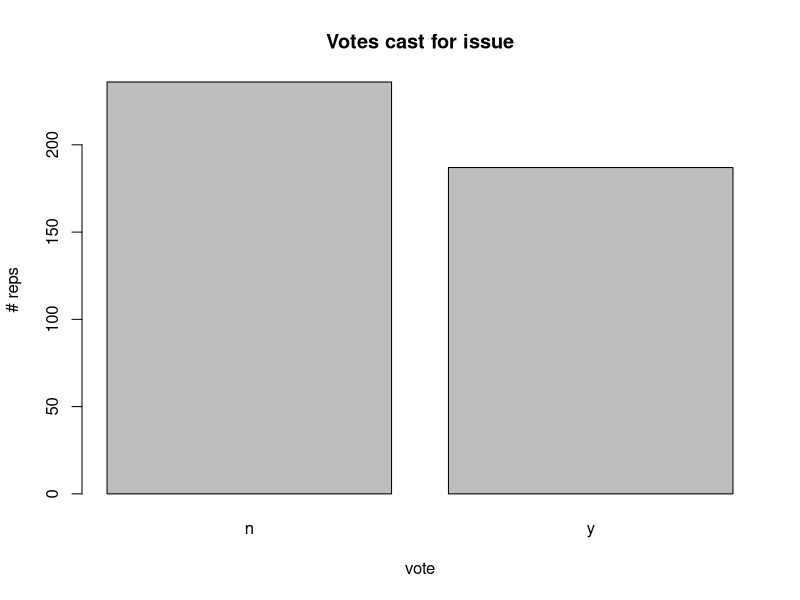
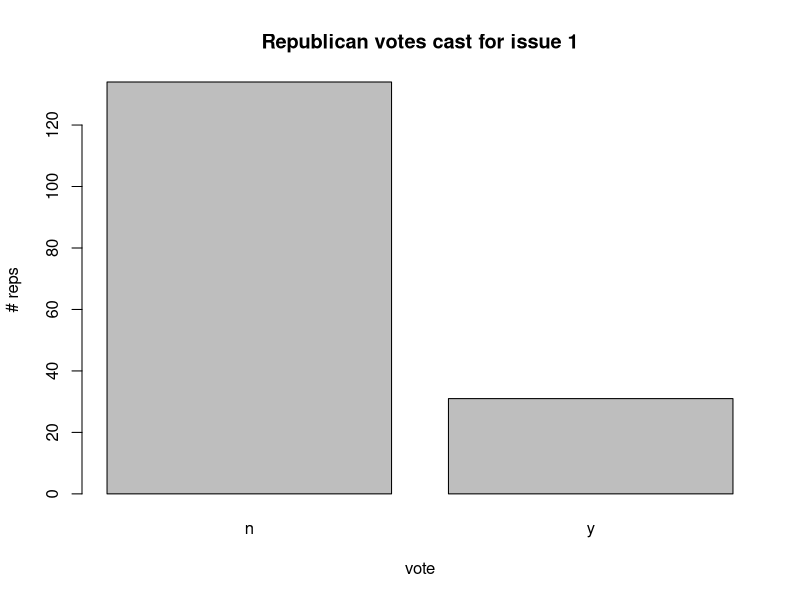
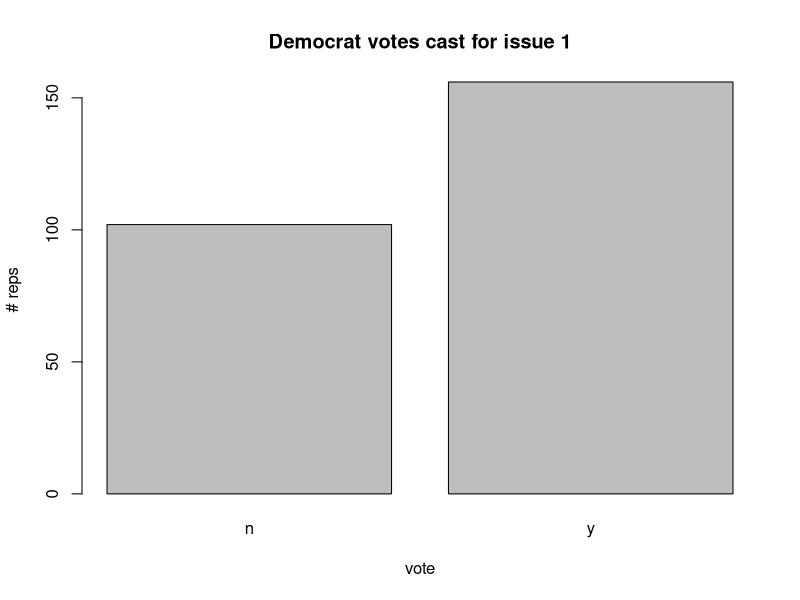

The R script that drew these images, in order:
#load mlbench library
library(mlbench)

#set working directory if needed (modify path as needed)
setwd("D:/Workspace/Data_science/NaiveBayes")

#load HouseVotes84 dataset
data("HouseVotes84")


#barplots for specific issue
plot(as.factor(HouseVotes84[,2]))
title(main="Votes cast for issue", xlab="vote", ylab="# reps")

#by party
plot(as.factor(HouseVotes84[HouseVotes84$Class=='republican',2]))
title(main="Republican votes cast for issue 1", xlab="vote", ylab="# reps")

plot(as.factor(HouseVotes84[HouseVotes84$Class=='democrat',2]))
title(main="Democrat votes cast for issue 1", xlab="vote", ylab="# reps")




#Functions needed for imputation
#function to return number of NAs by vote and class (democrat or republican)
na_by_col_class <- function (col,cls){return(sum(is.na(HouseVotes84[,col]) & HouseVotes84$Class==cls))}

#function to compute the conditional probability that a member of a party will cast a 'yes' vote for
#a particular issue. The probability is based on all members of the party who #actually cast a vote on the issue (ignores NAs).
p_y_col_class <- function(col,cls){
  sum_y<-sum(HouseVotes84[,col]=='y' & HouseVotes84$Class==cls,na.rm = TRUE)
  sum_n<-sum(HouseVotes84[,col]=='n' & HouseVotes84$Class==cls,na.rm = TRUE)
  return(sum_y/(sum_y+sum_n))}

#Check that functions work!
p_y_col_class(2,'democrat') #P(D|v1=y) and ignores NAs
p_y_col_class(2,'republican') #P(R|v1=y) and ignores NAs
na_by_col_class(2,'democrat') # Returns the number of NAs for D
na_by_col_class(2,'republican') # Returns the number of NAs for R



#impute missing values.
for (i in 2:ncol(HouseVotes84)) {
  if(sum(is.na(HouseVotes84[,i])>0)) {
    c1 <- which(is.na(HouseVotes84[,i])& HouseVotes84$Class=='democrat',arr.ind = TRUE)
    c2 <- which(is.na(HouseVotes84[,i])& HouseVotes84$Class=='republican',arr.ind = TRUE)
    HouseVotes84[c1,i] <- ifelse(runif(na_by_col_class(i,'democrat'))<p_y_col_class(i,'democrat'),'y','n')
    HouseVotes84[c2,i] <- ifelse(runif(na_by_col_class(i,'republican'))<p_y_col_class(i,'republican'),'y','n')}
}


#divide into test and training sets
#create new col "train" and assign 1 or 0 in 80/20 proportion via random uniform dist
HouseVotes84[,"train"] <- ifelse(runif(nrow(HouseVotes84))<0.80,1,0)
#get col number of train / test indicator column (needed later)
trainColNum <- grep("train",names(HouseVotes84))
#separate training and test sets and remove training column before modeling
trainHouseVotes84 <- HouseVotes84[HouseVotes84$train==1,-trainColNum]
testHouseVotes84 <- HouseVotes84[HouseVotes84$train==0,-trainColNum]



#load e1071 library and invoke naiveBayes method
library(e1071)
nb_model <- naiveBayes(Class~.,data = trainHouseVotes84)


nb_model
summary(nb_model)
str(nb_model)
